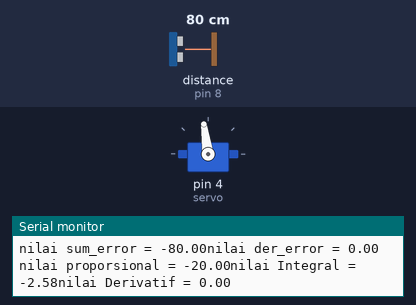
Simulated run of this sketch. Board: Arduino Uno, built with avr-gcc and run on an emulated ATmega328P. On the bench: servo, the last lines printed to the serial monitor. Wiring (inferred from the names in the program): ultrasonic range finder: trigger pin 9; echo pin 8. Inputs (shaded band) come from the test bench; at power-on: distance to the obstacle (sensor on pin 8) 80 cm. The echo pulse lasts 58.3 µs per cm.

Above: at 1.2 s.
1.3 s: distance to the obstacle (sensor on pin 8) set to 7 cm
At 2.05 s:
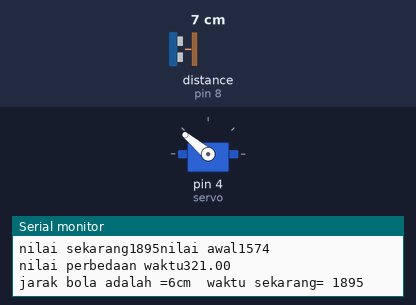
3.7 s: distance to the obstacle (sensor on pin 8) set to 18 cm
At 4.9 s:
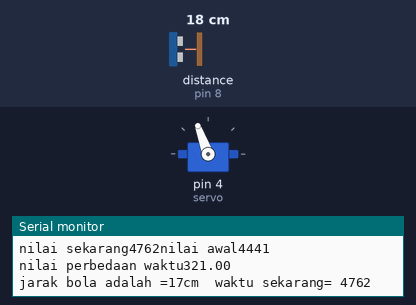
6.7 s: distance to the obstacle (sensor on pin 8) set to 35 cm
Timing chart, 0 to 15.4 s (numbered marks = the images above; inputs shaded):
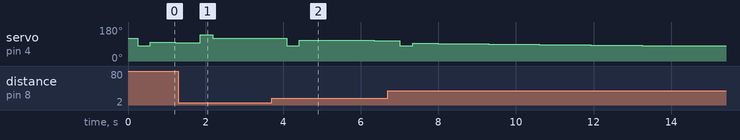

The sketch:

bismillah_bisa_part_iii.ino
```cpp
/*
PROGRAM KESEIMBANGAN BOLA PADA TITIK SETPOINT
Septian Saputra
Pendidikan Teknik Elektro
Universitas Negeri Jakarta
percobaan ke -9
*/

//Pendefinisian servo
#include <Servo.h> //library servo
Servo servo; //variabel nama pada servo
//pendefinisian PIN sensor pada arduino
#define trig 9
#define echo 8
//pendefinisian nilai PID
float Kp =1, Ki = 0.0001, Kd =1000, P, I, D;
double error, sum_error,der_error, error_sebelumnya, delta_time, nilai_pid,nilai_servo, setpoint;


//penggunaan fungi millis
unsigned long interval=20;//sampling time 20ms
unsigned long waktu_awal=0;


void setup() {
  pinMode(trig, OUTPUT);
  pinMode(echo, INPUT);
  servo.attach(4);
  Serial.begin(9600);
  setpoint =10;
  error_sebelumnya =0;
  servo.write(120);

}
void loop() {
  unsigned long waktu_sekarang=millis();//penyimpan waktu
  if(waktu_sekarang-waktu_awal>=interval){
    //print nilai
    int a = jarak();

    delta_time = waktu_sekarang-waktu_awal;//perbedaan waktu
    Serial.print("nilai sekarang");Serial.print(waktu_sekarang);Serial.print("nilai awal");Serial.println(waktu_awal);
    Serial.print("nilai perbedaan waktu");Serial.println(delta_time);
    error = setpoint-a;  //untuk nilai e pada kendali proporsional
    sum_error = sum_error + error; //integral error
    der_error = error-error_sebelumnya; //derivatif error
    Serial.print("jarak bola adalah =");Serial.print(a);Serial.print("cm");Serial.print("  waktu sekarang= ");Serial.println(waktu_sekarang);Serial.println("");
    Serial.print("nilai error = ");Serial.println(error);
    Serial.print("nilai sum_error = ");Serial.print(sum_error);Serial.print("nilai der_error = ");Serial.println(der_error);
    //control PID
    P = Kp * error;
    I = ((Ki * sum_error)*delta_time);
    D = ((Kd * der_error)/delta_time);
//pembatasan nilai variabel

    Serial.print("nilai proporsional = ");Serial.print(P);Serial.print("nilai Integral = ");Serial.print(I);Serial.print("nilai Derivatif = ");Serial.println(D);
    nilai_pid=P+I+D;
    Serial.print("nilai PID adalah= ");Serial.println(nilai_pid);
    if(nilai_pid >25){
      nilai_pid=20;
    } else if(nilai_pid <=-40){
      nilai_pid=-40;
    }
    nilai_servo=120+nilai_pid;
    servo.write(nilai_servo);
    Serial.print("nilai PID limit adalah= ");Serial.println(nilai_pid);

    waktu_awal=waktu_sekarang;//update nilai waktu
    error_sebelumnya = error;
  }

}

long jarak() {
  digitalWrite(trig, LOW);
  delayMicroseconds(2);
  digitalWrite(trig, HIGH);
  delayMicroseconds(10);
  digitalWrite(trig, LOW);

  long t = pulseIn(echo, HIGH);
  long cm = t*0.034/2;
  if (cm >= 30){ //melakukan pembatasan pada jarak maksimal pengukuran
    cm=30;
  }
  return cm;
}
```

Measured:
- after the input at 3.7 s, servo on pin 4 (servo): 121° → 80° after 0.39 s, → 110° 0.32 s later, → 109° 0.64 s later, → 108° 1.3 s later
